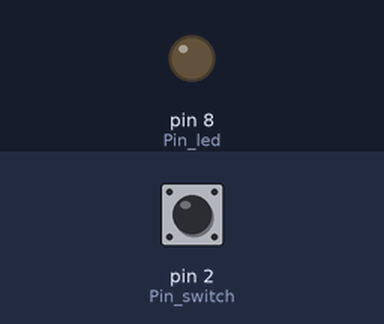
Bench run of a sketch on a simulated Arduino Uno, built with avr-gcc and run on an emulated ATmega328P. Parts: output pins drawn as LEDs (lit = HIGH). The inputs (shaded band) are chosen by the test bench; at power-on: pin 2 (Pin_switch) LOW.

Above: at 1.2 s.
1.3 s: pin 2 (Pin_switch) pulled HIGH for 0.15 s
At 1.37 s:
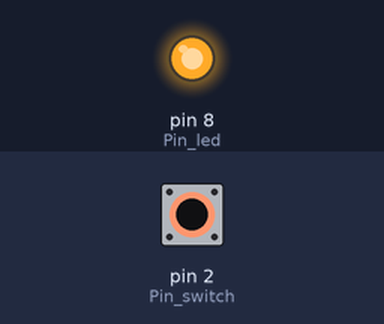
2.9 s: pin 2 (Pin_switch) pulled HIGH for 3.2 s
At 6.6 s:
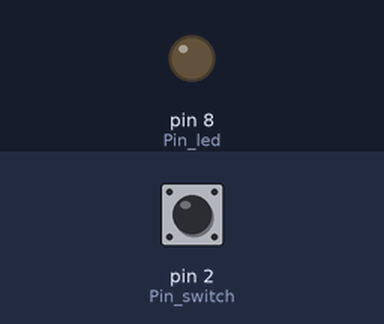
Timing chart, 0 to 8.1 s (numbered marks = the images above; inputs shaded):
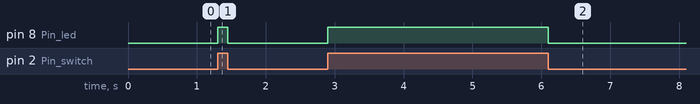

Measured:
- after the input at 1.3 s, pin 8 (Pin_led): LOW → HIGH at once, → LOW 0.15 s later
- after the input at 2.9 s, pin 8 (Pin_led): LOW → HIGH at once, → LOW 3.2 s later

The sketch:

Switch.ino
```cpp
/*********************************************************************
Programa Ejemplo: Switchs. Se acciona un pulsador y se prende el led
Arduino UNO
********************************************************************/

int Pin_switch = 2;     // Pin donde se encuentra el pulsador
int Pin_led =  8;      //  Pin donde se encuentra el LED

int Pin_estado = 0;         // Variable que chequea el estado del pin

void setup() {

  pinMode(Pin_led, OUTPUT);  // Se inicializa al pin 8 como salida

  pinMode(Pin_switch, INPUT); // Se inicializa al pin 2 como entrada

}

void loop() {

  Pin_estado = digitalRead(Pin_switch); // Se lee el estado del switch

  if (Pin_estado == HIGH) {            // Se chequea el estado del pin

    digitalWrite(Pin_led, HIGH);
  }

  else {

    digitalWrite(Pin_led, LOW);
  }

}
```
